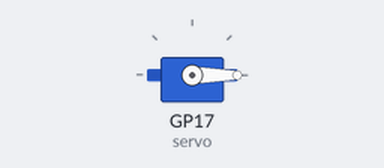
Bench run of a program on a simulated Raspberry Pi Pico running MicroPython. Shown: servo. Servo angles are drawn from the pulse width (0.5 ms = 0°, 2.5 ms = 180°).

Above: at 0.05 s.
At 2.25 s:
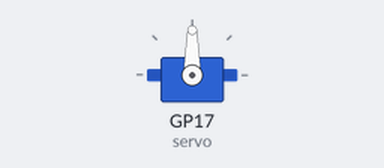
At 4.5 s:
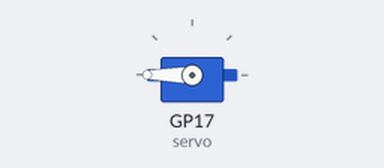
At 9.0 s:
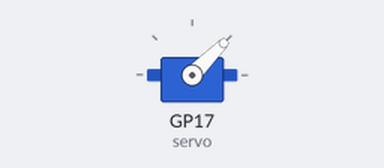
Timing chart, 0 to 13.0 s (numbered marks = the images above):
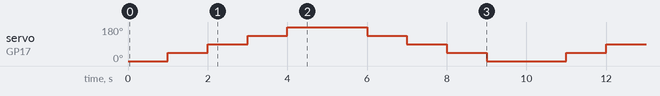

The program:

main.py
```python
from machine import Pin, PWM
import time

servo = PWM(Pin(17))
servo.freq(50)

def set_angle(angle):
    pulse_us = 500 + (angle / 180) * 2000
    duty = int(pulse_us * 65535 / 20000)
    servo.duty_u16(duty)

while True:
    for angle in [0, 45, 90, 135, 180]:
        set_angle(angle)
        time.sleep(1)

    for angle in [180, 135, 90, 45, 0]:
        set_angle(angle)
        time.sleep(1)
```

Measured:
- by itself, servo on GP17 (servo): repeats every 10.0 s: 90° 1.0 s, 135° 1.0 s, 180° 2.0 s, 135° 1.0 s, 90° 1.0 s, 45° 1.0 s, 0° 2.0 s, 45° 1.0 s
